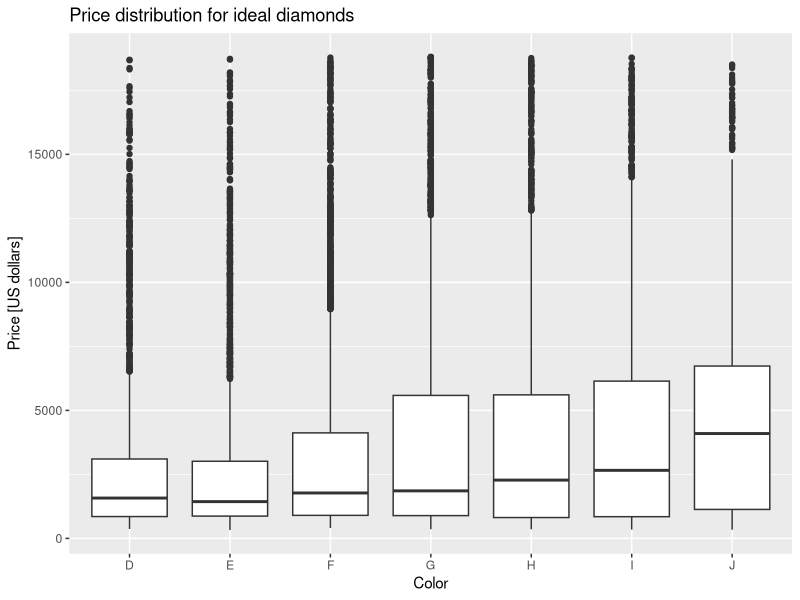
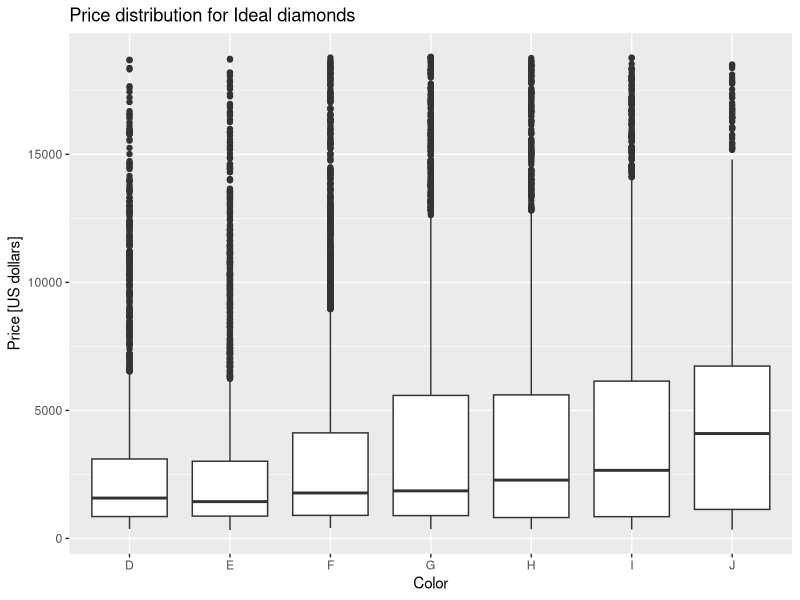

Here is the R script that generated these plots, in order:
## ---- chunk 1
knitr::opts_chunk$set(echo = TRUE)
chunk <- "```"
params <- list(this_cut = "Ideal")
## ---- chunk 2
chunk_start <- "```{r label}"
chunk_end <- "```"
## ---- chunk 3
library(dplyr)
library(ggplot2)

diamonds %>% 
  filter(cut == "Ideal") %>% 
  ggplot(aes(color, price)) +
  geom_boxplot() +
  labs(title = "Price distribution for ideal diamonds",
       x = "Color",
       y = "Price [US dollars]")
  
## ---- chunk 4
library(dplyr)
library(ggplot2)

diamonds %>% 
  filter(cut == params$this_cut) %>% 
  ggplot(aes(color, price)) +
  geom_boxplot() +
  labs(title = paste0("Price distribution for ", params$this_cut, " diamonds"),
       x = "Color",
       y = "Price [US dollars]")
  
